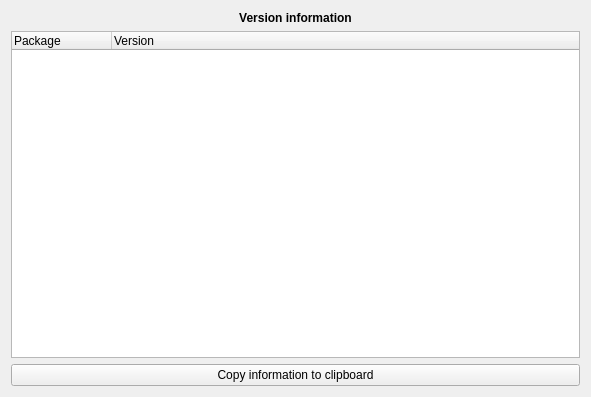
<?xml version="1.0" encoding="UTF-8"?>
<ui version="4.0">
 <class>Dialog</class>
 <widget class="QDialog" name="Dialog">
  <property name="geometry">
   <rect>
    <x>0</x>
    <y>0</y>
    <width>591</width>
    <height>397</height>
   </rect>
  </property>
  <property name="windowTitle">
   <string>Version information</string>
  </property>
  <property name="sizeGripEnabled">
   <bool>false</bool>
  </property>
  <layout class="QHBoxLayout" name="horizontalLayout_5">
   <item>
    <layout class="QVBoxLayout" name="verticalLayout">
     <item>
      <widget class="QLabel" name="label_2">
       <property name="font">
        <font>
         <weight>75</weight>
         <bold>true</bold>
        </font>
       </property>
       <property name="text">
        <string>Version information</string>
       </property>
       <property name="alignment">
        <set>Qt::AlignCenter</set>
       </property>
      </widget>
     </item>
     <item>
      <widget class="QTreeWidget" name="version_tree">
       <property name="alternatingRowColors">
        <bool>true</bool>
       </property>
       <property name="selectionMode">
        <enum>QAbstractItemView::NoSelection</enum>
       </property>
       <column>
        <property name="text">
         <string>Package</string>
        </property>
       </column>
       <column>
        <property name="text">
         <string>Version</string>
        </property>
       </column>
      </widget>
     </item>
     <item>
      <widget class="QPushButton" name="button_copy">
       <property name="text">
        <string>Copy information to clipboard</string>
       </property>
       <property name="autoDefault">
        <bool>false</bool>
       </property>
      </widget>
     </item>
    </layout>
   </item>
  </layout>
 </widget>
 <resources/>
 <connections/>
</ui>
